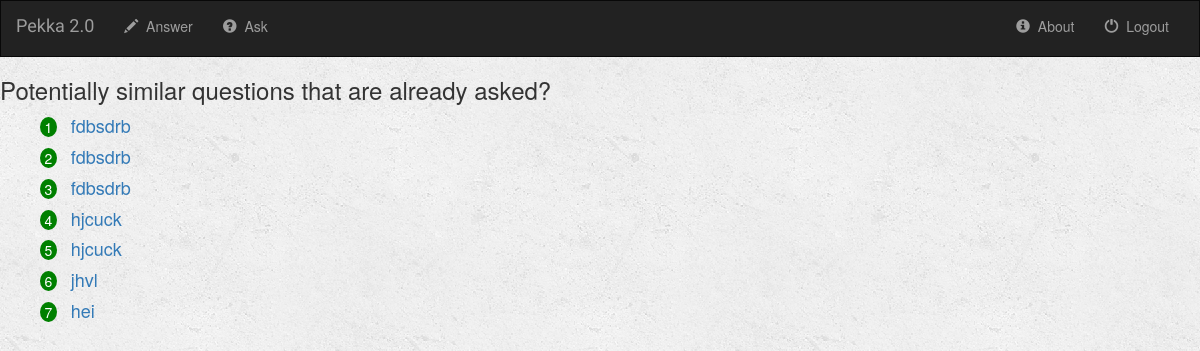
The app's page /pekka/TDT4145_b/ with its own data.
### pekka/models.py (models this page shows, shortened)
class Question(models.Model):
    author = models.ForeignKey(User, default=1)
    question_title = models.CharField(max_length=100)
    question_content = models.CharField(max_length=2000)
    is_answered = models.BooleanField(default=False)
    sub_code = models.CharField(max_length=10)
    ask_time = models.DateTimeField(default='2017-4-17T09:21:31+0000')

### pekka/views.py (the view)
def TDT4145_b(request):
    sub_code = 'TDT4145'
    all_questions_with_sub_code = Question.objects.filter(sub_code=sub_code)
    similar_questions = []
    a = Question.objects.filter(sub_code=sub_code).latest('ask_time')
    a_content = a.question_content
    for questions in all_questions_with_sub_code:
        b = questions.question_content
        likhet = SequenceMatcher(None, a_content, b).ratio()
        if likhet >= 0.5:
            similar_questions.append(questions)
    context = {
        'similar_questions': similar_questions
    }
    return render(request, 'courses/TDT4145_b.html', context)

### pekka/templates/courses/TDT4145_b.html (shortened to what this page needs)
{% extends 'html_pages/base.html' %}
{% block body %}
    {% if similar_questions %}
        <h3>Potentially similar questions that are already asked?</h3>
        <ol>
            {% for question in similar_questions %}
                <li>
                    <a style="font-size: large;" href="{% url 'pekka:detail' question.id %}">{{question.question_title}}</a>
                </li>
            {% endfor %}
        </ol>
    {% else %}
        <h3>There are no questions asked on your specific topic in this subject yet.</h3>
        <a href="/{{sub_code}}_a" class="btn btn-default">See other questions in this subject</a>
    {% endif %}
{% endblock %}

### pekka/static/elements/style.css (style rules this page uses)
body { background: white url("images/background.png"); }
ol { list-style: none; }
li { counter-increment: item; margin-bottom: 5px; }
li:before { margin-right: 10px; content: counter(item); background: green; border-radius: 100%; color: white; width: 1.2em; text-align: center; display: inline-block; }

### records on screen
Question: question_title "fdbsdrb"
Question: question_title "fdbsdrb"
Question: question_title "fdbsdrb"
Question: question_title "hjcuck"
Question: question_title "hjcuck"
Question: question_title "jhvl"
Question: question_title "hei"
